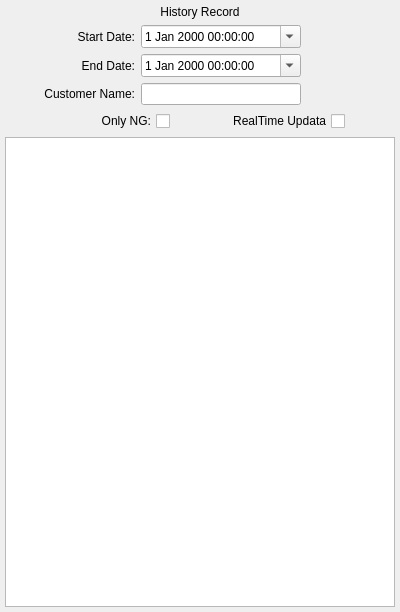
<?xml version="1.0" encoding="UTF-8"?>
<ui version="4.0">
 <class>HistoryRecordWidgetClass</class>
 <widget class="QWidget" name="HistoryRecordWidgetClass">
  <property name="geometry">
   <rect>
    <x>0</x>
    <y>0</y>
    <width>400</width>
    <height>612</height>
   </rect>
  </property>
  <property name="minimumSize">
   <size>
    <width>400</width>
    <height>0</height>
   </size>
  </property>
  <property name="windowTitle">
   <string>HistoryRecordWidget</string>
  </property>
  <property name="styleSheet">
   <string notr="true"/>
  </property>
  <layout class="QVBoxLayout" name="verticalLayout">
   <property name="leftMargin">
    <number>5</number>
   </property>
   <property name="topMargin">
    <number>5</number>
   </property>
   <property name="rightMargin">
    <number>5</number>
   </property>
   <property name="bottomMargin">
    <number>5</number>
   </property>
   <item>
    <widget class="QLabel" name="label_4">
     <property name="text">
      <string>History Record</string>
     </property>
     <property name="alignment">
      <set>Qt::AlignCenter</set>
     </property>
    </widget>
   </item>
   <item>
    <layout class="QHBoxLayout" name="horizontalLayout">
     <item>
      <widget class="QLabel" name="label">
       <property name="minimumSize">
        <size>
         <width>130</width>
         <height>0</height>
        </size>
       </property>
       <property name="maximumSize">
        <size>
         <width>130</width>
         <height>16777215</height>
        </size>
       </property>
       <property name="layoutDirection">
        <enum>Qt::RightToLeft</enum>
       </property>
       <property name="text">
        <string>Start Date:</string>
       </property>
       <property name="alignment">
        <set>Qt::AlignRight|Qt::AlignTrailing|Qt::AlignVCenter</set>
       </property>
      </widget>
     </item>
     <item>
      <widget class="QDateTimeEdit" name="dateTimeEdit_begin">
       <property name="minimumSize">
        <size>
         <width>160</width>
         <height>0</height>
        </size>
       </property>
       <property name="maximumSize">
        <size>
         <width>160</width>
         <height>16777215</height>
        </size>
       </property>
       <property name="calendarPopup">
        <bool>true</bool>
       </property>
      </widget>
     </item>
     <item>
      <spacer name="horizontalSpacer_3">
       <property name="orientation">
        <enum>Qt::Horizontal</enum>
       </property>
       <property name="sizeHint" stdset="0">
        <size>
         <width>40</width>
         <height>20</height>
        </size>
       </property>
      </spacer>
     </item>
    </layout>
   </item>
   <item>
    <layout class="QHBoxLayout" name="horizontalLayout_4">
     <item>
      <widget class="QLabel" name="label_2">
       <property name="minimumSize">
        <size>
         <width>130</width>
         <height>0</height>
        </size>
       </property>
       <property name="maximumSize">
        <size>
         <width>130</width>
         <height>16777215</height>
        </size>
       </property>
       <property name="layoutDirection">
        <enum>Qt::RightToLeft</enum>
       </property>
       <property name="text">
        <string>End Date:</string>
       </property>
       <property name="alignment">
        <set>Qt::AlignRight|Qt::AlignTrailing|Qt::AlignVCenter</set>
       </property>
      </widget>
     </item>
     <item>
      <widget class="QDateTimeEdit" name="dateTimeEdit_end">
       <property name="minimumSize">
        <size>
         <width>160</width>
         <height>0</height>
        </size>
       </property>
       <property name="maximumSize">
        <size>
         <width>160</width>
         <height>16777215</height>
        </size>
       </property>
       <property name="calendarPopup">
        <bool>true</bool>
       </property>
      </widget>
     </item>
     <item>
      <spacer name="horizontalSpacer_2">
       <property name="orientation">
        <enum>Qt::Horizontal</enum>
       </property>
       <property name="sizeHint" stdset="0">
        <size>
         <width>40</width>
         <height>20</height>
        </size>
       </property>
      </spacer>
     </item>
    </layout>
   </item>
   <item>
    <layout class="QHBoxLayout" name="horizontalLayout_2" stretch="0,10,0">
     <property name="spacing">
      <number>6</number>
     </property>
     <item>
      <widget class="QLabel" name="label_3">
       <property name="minimumSize">
        <size>
         <width>130</width>
         <height>0</height>
        </size>
       </property>
       <property name="maximumSize">
        <size>
         <width>130</width>
         <height>16777215</height>
        </size>
       </property>
       <property name="layoutDirection">
        <enum>Qt::RightToLeft</enum>
       </property>
       <property name="text">
        <string>Customer Name:</string>
       </property>
       <property name="alignment">
        <set>Qt::AlignRight|Qt::AlignTrailing|Qt::AlignVCenter</set>
       </property>
      </widget>
     </item>
     <item>
      <widget class="QLineEdit" name="lineEdit">
       <property name="minimumSize">
        <size>
         <width>160</width>
         <height>0</height>
        </size>
       </property>
       <property name="maximumSize">
        <size>
         <width>160</width>
         <height>16777215</height>
        </size>
       </property>
      </widget>
     </item>
     <item>
      <spacer name="horizontalSpacer_4">
       <property name="orientation">
        <enum>Qt::Horizontal</enum>
       </property>
       <property name="sizeHint" stdset="0">
        <size>
         <width>40</width>
         <height>20</height>
        </size>
       </property>
      </spacer>
     </item>
    </layout>
   </item>
   <item>
    <layout class="QHBoxLayout" name="horizontalLayout_3" stretch="0,0,0,0">
     <property name="spacing">
      <number>6</number>
     </property>
     <item>
      <widget class="QCheckBox" name="checkBox_OnlyNG">
       <property name="minimumSize">
        <size>
         <width>165</width>
         <height>0</height>
        </size>
       </property>
       <property name="maximumSize">
        <size>
         <width>165</width>
         <height>16777215</height>
        </size>
       </property>
       <property name="layoutDirection">
        <enum>Qt::RightToLeft</enum>
       </property>
       <property name="text">
        <string>Only NG:</string>
       </property>
      </widget>
     </item>
     <item>
      <spacer name="horizontalSpacer_5">
       <property name="orientation">
        <enum>Qt::Horizontal</enum>
       </property>
       <property name="sizeHint" stdset="0">
        <size>
         <width>40</width>
         <height>20</height>
        </size>
       </property>
      </spacer>
     </item>
     <item>
      <widget class="QCheckBox" name="checkBox_RealTime">
       <property name="layoutDirection">
        <enum>Qt::RightToLeft</enum>
       </property>
       <property name="text">
        <string>RealTime Updata</string>
       </property>
      </widget>
     </item>
     <item>
      <spacer name="horizontalSpacer">
       <property name="orientation">
        <enum>Qt::Horizontal</enum>
       </property>
       <property name="sizeHint" stdset="0">
        <size>
         <width>40</width>
         <height>20</height>
        </size>
       </property>
      </spacer>
     </item>
    </layout>
   </item>
   <item>
    <widget class="QTableView" name="tableView_History">
     <property name="sizePolicy">
      <sizepolicy hsizetype="Preferred" vsizetype="Expanding">
       <horstretch>0</horstretch>
       <verstretch>0</verstretch>
      </sizepolicy>
     </property>
    </widget>
   </item>
  </layout>
 </widget>
 <layoutdefault spacing="6" margin="11"/>
 <resources/>
 <connections/>
</ui>
